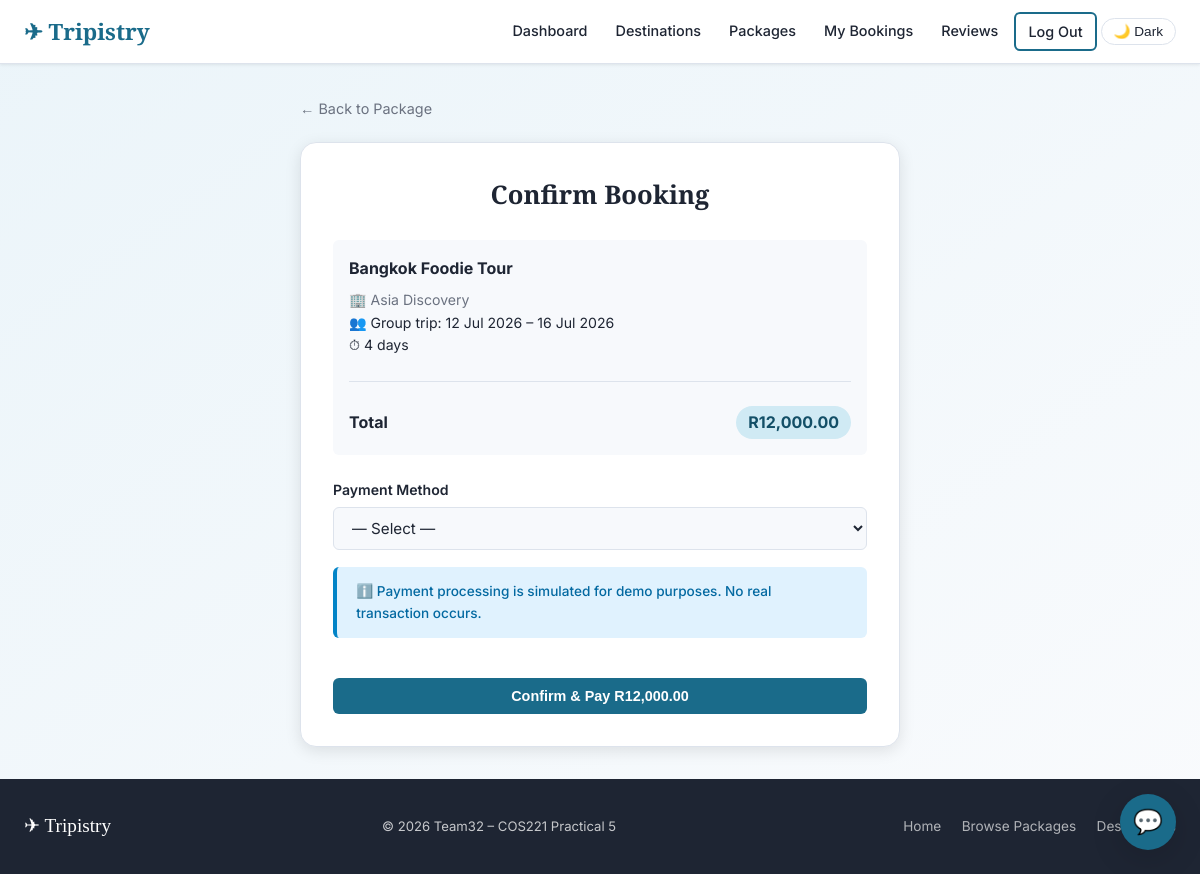
The page /tripistry/traveller/book.php?package_id=5&group_trip_id=3 (signed in) on the database its author committed.
### tables this page shows
CREATE TABLE `travel_package` (
  `package_id` int(11) NOT NULL AUTO_INCREMENT,
  `agency_id` int(11) NOT NULL,
  `destination_id` int(11) NOT NULL,
  `name` varchar(255) NOT NULL,
  `description` text DEFAULT NULL,
  `base_price` decimal(10,2) NOT NULL,
  `duration_days` int(11) DEFAULT NULL,
  `start_date` date DEFAULT NULL,
  `end_date` date DEFAULT NULL,
  `image_url` varchar(255) DEFAULT NULL,
  `avg_rating` decimal(3,2) DEFAULT 0.00,
  `created_at` timestamp NULL DEFAULT current_timestamp(),
  PRIMARY KEY (`package_id`),
  KEY `agency_id` (`agency_id`),
  KEY `destination_id` (`destination_id`),
  CONSTRAINT `fk_package_agency` FOREIGN KEY (`agency_id`) REFERENCES `travel_agency` (`agency_id`),
  CONSTRAINT `fk_package_destination` FOREIGN KEY (`destination_id`) REFERENCES `destination` (`destination_id`)
);

CREATE TABLE `travel_agency` (
  `agency_id` int(11) NOT NULL,
  `company_name` varchar(255) NOT NULL,
  `contact_number` varchar(20) DEFAULT NULL,
  `website` varchar(255) DEFAULT NULL,
  `address` varchar(255) DEFAULT NULL,
  `country` varchar(100) DEFAULT NULL,
  PRIMARY KEY (`agency_id`),
  CONSTRAINT `fk_travelagency_user` FOREIGN KEY (`agency_id`) REFERENCES `user` (`user_id`) ON DELETE CASCADE
);

CREATE TABLE `group_trip` (
  `group_trip_id` int(11) NOT NULL AUTO_INCREMENT,
  `package_id` int(11) NOT NULL,
  `agency_id` int(11) NOT NULL,
  `max_members` int(11) NOT NULL,
  `current_members` int(11) DEFAULT 1,
  `start_date` date NOT NULL,
  `end_date` date NOT NULL,
  `status` enum('open','full','cancelled','completed') DEFAULT 'open',
  PRIMARY KEY (`group_trip_id`),
  KEY `package_id` (`package_id`),
  KEY `agency_id` (`agency_id`),
  CONSTRAINT `fk_grouptrip_package` FOREIGN KEY (`package_id`) REFERENCES `travel_package` (`package_id`),
  CONSTRAINT `fk_grouptrip_agency` FOREIGN KEY (`agency_id`) REFERENCES `travel_agency` (`agency_id`)
);

### tripistry/includes/auth.php (called while the page is built, shortened)
<?php
function e(string $s): string {
    return htmlspecialchars($s, ENT_QUOTES | ENT_SUBSTITUTE, 'UTF-8');
}

### tripistry/traveller/book.php (the view, shortened to what this page needs)
<?php
require_once __DIR__ . '/../includes/auth.php';
$db = get_db();
$package_id = (int)($_GET['package_id'] ?? $_POST['package_id'] ?? 0);
$gt_id = (int)($_GET['group_trip_id'] ?? $_POST['group_trip_id'] ?? 0) ?: null;
$stmt = $db->prepare("SELECT tp.*, ta.company_name FROM travel_package tp JOIN travel_agency ta ON ta.agency_id=tp.agency_id WHERE tp.package_id=?");
$stmt->execute([$package_id]);
$pkg = $stmt->fetch();
$gt = null;
if ($gt_id) {
    $s = $db->prepare("SELECT * FROM group_trip WHERE group_trip_id=? AND package_id=? AND status='open'");
    $s->execute([$gt_id, $package_id]);
    $gt = $s->fetch();
}
require_once __DIR__ . '/../includes/header.php';
?>
<div style="max-width:600px;margin:0 auto">
    <a href="<?= BASE_URL ?>/traveller/package_detail.php?id=<?= $package_id ?>" class="text-muted" style="font-size:.9rem">← Back to Package</a>
    <div class="form-card" style="max-width:100%;margin-top:1.25rem">
        <h2>Confirm Booking</h2>
        <div style="background:var(--clr-bg);border-radius:var(--radius-sm);padding:1rem;margin-bottom:1.5rem">
            <h4 style="margin-bottom:.5rem"><?= e($pkg['name']) ?></h4>
            <p class="text-muted" style="font-size:.88rem">🏢 <?= e($pkg['company_name']) ?></p>
            <?php if ($gt): ?>
                <p style="font-size:.88rem">👥 Group trip: <?= date('d M Y', strtotime($gt['start_date'])) ?> – <?= date('d M Y', strtotime($gt['end_date'])) ?></p>
            <?php endif; ?>
            <?php if ($pkg['duration_days']): ?><p style="font-size:.88rem">⏱ <?= $pkg['duration_days'] ?> days</p><?php endif; ?>
            <hr class="divider">
            <div class="flex-between"><strong>Total</strong><strong class="price-badge">R<?= number_format($pkg['base_price'], 2) ?></strong></div>
        </div>
        <form method="POST" action="<?= BASE_URL ?>/traveller/book.php" data-validate>
            <div class="form-group">
                <label for="payment_method">Payment Method</label>
                <select id="payment_method" name="payment_method" class="form-control" data-required>
                    <option value="">— Select —</option>
                </select>
            </div>
            <div class="flash flash--info" style="font-size:.85rem">
                ℹ️ Payment processing is simulated for demo purposes. No real transaction occurs.
            </div>
            <button type="submit" class="btn btn-primary btn-block mt-2">Confirm & Pay R<?= number_format($pkg['base_price'], 2) ?></button>
        </form>
    </div>
</div>
<?php require_once __DIR__ . '/../includes/footer.php'; ?>

### tripistry/css/style.css (style rules this page uses)
:root { --clr-primary: #1a6b8a; --clr-primary-dark: #134f67; --clr-primary-light: #d0eaf4; --clr-accent: #f5a623; --clr-accent-dark: #c77d0a; --clr-bg: #f7f9fc; --clr-surface: #ffffff; --clr-border: #dde3ec; --clr-text: #1e2533; --clr-text-muted: #6b7280; --clr-text-light: #ffffff; --clr-success: #16a34a; --clr-warning: #d97706; --clr-danger: #dc2626; --clr-info: #0284c7; --max-width: 1200px; --nav-height: 64px; --radius-sm: 6px; --radius-md: 10px; --radius-lg: 16px; --font-body: 'Inter', system-ui, sans-serif; --font-display: 'Playfair Display', Georgia, serif; --shadow-sm: 0 1px 3px rgba(0,0,0,.08); --shadow-md: 0 4px 16px rgba(0,0,0,.10); --shadow-lg: 0 8px 32px rgba(0,0,0,.14); }
*, *::before, *::after { box-sizing: border-box; margin: 0; padding: 0; }
html { scroll-behavior: smooth; }
body { font-family: var(--font-body); background-image: linear-gradient( to bottom right, rgba(215, 234, 244, 0.5), rgba(247, 249, 252, 0.7) ), url('../assets/bg.png'); background-size: cover, 100% auto; background-repeat: no-repeat, repeat-y; background-attachment: fixed; color: var(--clr-text); line-height: 1.6; min-height: 100vh; display: flex; flex-direction: column; }
a { color: var(--clr-primary); text-decoration: none; }
.btn { display: inline-flex; align-items: center; gap: 0.4rem; padding: 0.5rem 1.2rem; border-radius: var(--radius-sm); font-size: 0.9rem; font-weight: 600; cursor: pointer; border: 2px solid transparent; transition: background 0.15s, color 0.15s, border-color 0.15s, transform 0.1s; text-decoration: none; white-space: nowrap; }
.btn-primary { background:var(--clr-primary); color: #fff; }
.btn-block { width: 100%; justify-content: center; }
.flash { padding: 0.85rem 1.2rem; border-radius: var(--radius-sm); margin-bottom: 1.5rem; font-weight: 500; font-size: 0.92rem; }
.flash--info { background: #e0f2fe; color: #0369a1; border-left: 4px solid var(--clr-info); }
.form-card { background: var(--clr-surface); border: 1px solid var(--clr-border); border-radius: var(--radius-lg); padding: 2rem; box-shadow: var(--shadow-md); max-width: 520px; margin: 0 auto; }
.form-card h2 { font-family: var(--font-display); font-size: 1.6rem; margin-bottom: 1.5rem; text-align: center; }
.form-group { margin-bottom: 1.1rem; }
.form-group label { display: block; font-size: 0.88rem; font-weight: 600; margin-bottom: 0.35rem; }
.form-control { width: 100%; padding: 0.6rem 0.85rem; border: 1.5px solid var(--clr-border); border-radius: var(--radius-sm); font-size: 0.95rem; font-family: var(--font-body); background: var(--clr-bg); transition: border-color 0.15s; color: var(--clr-text); }
select.form-control { cursor: pointer; }
.price-badge { background: var(--clr-primary-light); color: var(--clr-primary-dark); font-weight: 700; font-size: 1rem; padding: 0.25rem 0.75rem; border-radius: 999px; display: inline-block; }
.text-muted { color: var(--clr-text-muted); }
.mt-2 { margin-top: 1rem; }
.flex-between { display: flex; align-items: center; justify-content: space-between; flex-wrap: wrap; gap: 0.5rem; }
.divider { border: none; border-top: 1px solid var(--clr-border); margin: 1.5rem 0; }

### rows shown on the page
travel_package: name "Bangkok Foodie Tour", agency.company_name "Asia Discovery", duration_days "4", base_price "12,000.00"
group_trip: start_date "12 Jul 2026", end_date "16 Jul 2026"
